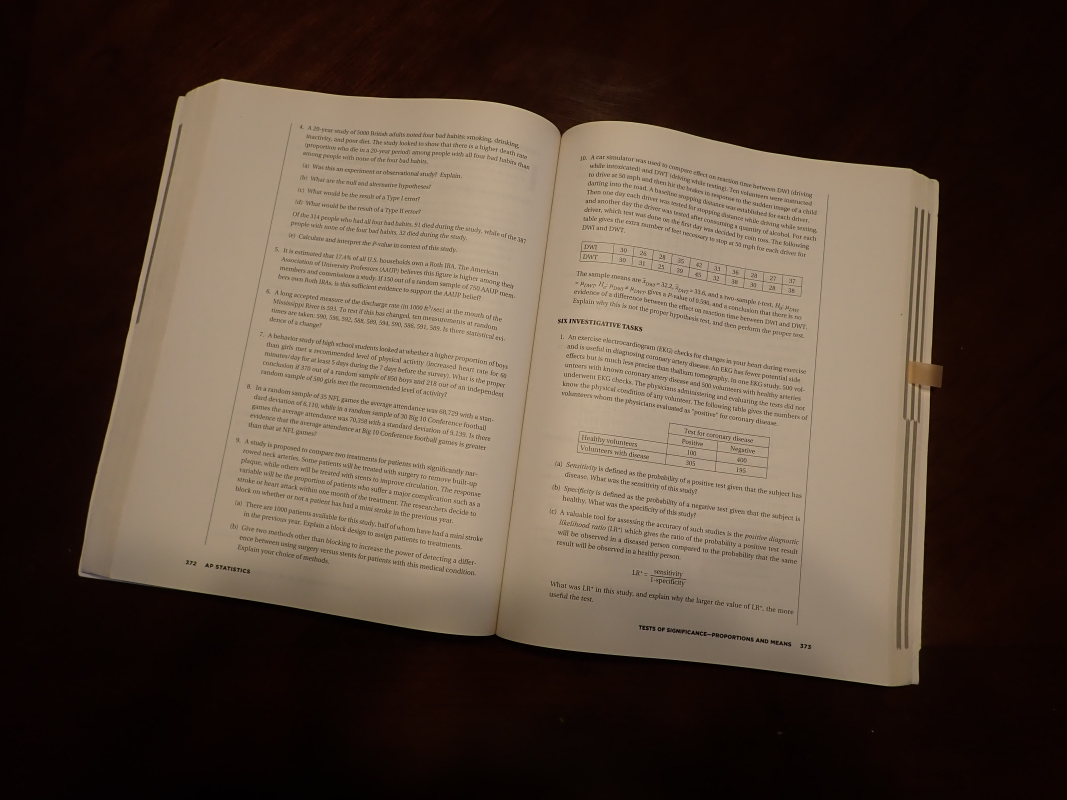
#> input picture examples/p6.JPG, 3200 x 2400 px, found by its file name (shown at 1/3 size)
$ python deskew_v2.1_Hough_Line.py
#> lines starting #> are read from the running program, lines starting #| are printed output that depends on the picture; after the words box and inside, x2 and y2 are one past the last pixel; in counts of white or black regions, pixels touching at a corner belong together
### test/flatten_page.py
import cv2
import numpy as np

def flatten_page(image):
    """
    Flatten the page by detecting a 4-corner contour and applying a perspective transform.
    If no valid 4-corner contour is found, the original image is returned.
    """
    def order_points(pts):
        """
        Order points as top-left, top-right, bottom-right, bottom-left.
        """
        rect = np.zeros((4, 2), dtype="float32")
        s = pts.sum(axis=1)
        rect[0] = pts[np.argmin(s)]
        rect[2] = pts[np.argmax(s)]
        diff = np.diff(pts, axis=1)
        rect[1] = pts[np.argmin(diff)]
        rect[3] = pts[np.argmax(diff)]
        return rect

    # Convert to grayscale, blur, and apply adaptive thresholding
    gray = cv2.cvtColor(image, cv2.COLOR_BGR2GRAY)
    gray = cv2.GaussianBlur(gray, (5, 5), 0)
    thresh = cv2.adaptiveThreshold(gray, 255, cv2.ADAPTIVE_THRESH_GAUSSIAN_C,
                                   cv2.THRESH_BINARY, 11, 2)

    # Apply morphological closing to connect regions
    kernel = cv2.getStructuringElement(cv2.MORPH_RECT, (5, 5))
    closed = cv2.morphologyEx(thresh, cv2.MORPH_CLOSE, kernel, iterations=2)

    # Find external contours
    cnts, _ = cv2.findContours(closed, cv2.RETR_EXTERNAL, cv2.CHAIN_APPROX_SIMPLE)
    if not cnts:
        return image

    # Sort contours by area (largest first)
    cnts = sorted(cnts, key=cv2.contourArea, reverse=True)

    # Look for a contour with 4 vertices
    page_contour = None
    for c in cnts:
        peri = cv2.arcLength(c, True)
        approx = cv2.approxPolyDP(c, 0.02 * peri, True)
        if len(approx) == 4:
            page_contour = approx
            break

    if page_contour is None:
        return image

    # Order the contour points and compute dimensions of the new image
    pts = order_points(page_contour.reshape(4, 2))
    widthA = np.linalg.norm(pts[2] - pts[3])
    widthB = np.linalg.norm(pts[1] - pts[0])
    maxWidth = int(max(widthA, widthB))

    heightA = np.linalg.norm(pts[1] - pts[2])
    heightB = np.linalg.norm(pts[0] - pts[3])
    maxHeight = int(max(heightA, heightB))

    # Destination points for the perspective transform
    dst = np.array([
        [0, 0],
        [maxWidth - 1, 0],
        [maxWidth - 1, maxHeight - 1],
        [0, maxHeight - 1]
    ], dtype="float32")

    # Compute and apply the perspective transform
    M = cv2.getPerspectiveTransform(pts, dst)
    warped = cv2.warpPerspective(image, M, (maxWidth, maxHeight))

    return warped

### test/deskew_v2.1_Hough_Line.py
import os
import cv2
import numpy as np
from flatten_page import flatten_page

def load_image(path):
    """Load the image from disk."""
    return cv2.imread(path)

def preprocess_image(image):
    """Convert to grayscale, equalize histogram, apply blurs, and threshold."""
    gray = cv2.cvtColor(image, cv2.COLOR_BGR2GRAY)
    gray = cv2.equalizeHist(gray)
    gray_blurred = cv2.GaussianBlur(gray, (5, 5), 0)
    gray_blurred = cv2.medianBlur(gray_blurred, 3)
    _, thresh = cv2.threshold(gray_blurred, 0, 255, cv2.THRESH_BINARY_INV + cv2.THRESH_OTSU)
    return thresh

def apply_morphology(thresh):
    """Apply morphological operations to the thresholded image."""
    kernel = cv2.getStructuringElement(cv2.MORPH_RECT, (5, 5))
    morph = cv2.morphologyEx(thresh, cv2.MORPH_CLOSE, kernel, iterations=2)
    morph = cv2.morphologyEx(morph, cv2.MORPH_OPEN, kernel, iterations=1)
    return morph

def detect_edges(morph):
    """Detect edges using the Canny algorithm."""
    return cv2.Canny(morph, 30, 200, apertureSize=3)

def detect_lines(edges):
    """Detect lines using the Hough Line Transform."""
    return cv2.HoughLinesP(edges, 1, np.pi / 180, threshold=50, minLineLength=30, maxLineGap=20)

def compute_median_angle(lines):
    """Compute the median angle of valid detected lines."""
    if lines is None:
        print("No lines detected.")
        exit()
    angles = []
    for line in lines:
        x1, y1, x2, y2 = line[0]
        angle = np.degrees(np.arctan2(y2 - y1, x2 - x1))
        if -45 < angle < 45:
            angles.append(angle)
    if not angles:
        print("No valid angles found.")
        exit()
    return np.median(angles)

def deskew_image(image, median_angle):
    """Rotate the image to correct the skew."""
    (h, w) = image.shape[:2]
    center = (w // 2, h // 2)
    M = cv2.getRotationMatrix2D(center, median_angle, 1.0)
    rotated = cv2.warpAffine(image, M, (w, h), flags=cv2.INTER_LINEAR,
                             borderMode=cv2.BORDER_CONSTANT, borderValue=(255, 255, 255))
    return rotated

# [10 lines left out: function unsharp_mask, not called in this run]

def display_image(window_title, image, width, height):
    """Display the image in a window with a set size."""
    cv2.namedWindow(window_title, cv2.WINDOW_NORMAL)
    cv2.resizeWindow(window_title, width, height)
    cv2.imshow(window_title, image)
    cv2.waitKey(0)
    cv2.destroyAllWindows()

def save_result(image, original_path):
    """
    Save the result image in a "/bookscanner/results" folder using the same file name as the original.
    """
    filename = os.path.basename(original_path)
    results_folder = os.path.join("bookscanner", "results")
    os.makedirs(results_folder, exist_ok=True)
    save_path = os.path.join(results_folder, filename)
    cv2.imwrite(save_path, image)
    print("Result saved as:", save_path)

def main():
    image_path = r'C:\Users\james\OneDrive\Documents\Coding\Bookscanner\bookscanner\examples\p6.jpg'
    # Load image
    image = load_image(image_path)
#> in load_image, returned value is the input picture: shape (2400, 3200, 3); mean B, G, R 58.7, 71.2, 86.8

    SCALE = 0.3
    # Get the dimensions
    height, width = image.shape[:2]  # Extract only height and width, ignore channels
    # Scale the preview width and height
    p_width = int(width * SCALE)  # Convert to integer
    p_height = int(height * SCALE)  # Convert to integer

    # Preprocess image (grayscale, equalize, blur, threshold)
    thresh = preprocess_image(image)
#> in preprocess_image, `_, thresh = cv2.threshold(gray_blurred, 0, 255, cv2.THRESH_BINARY_INV ..`:
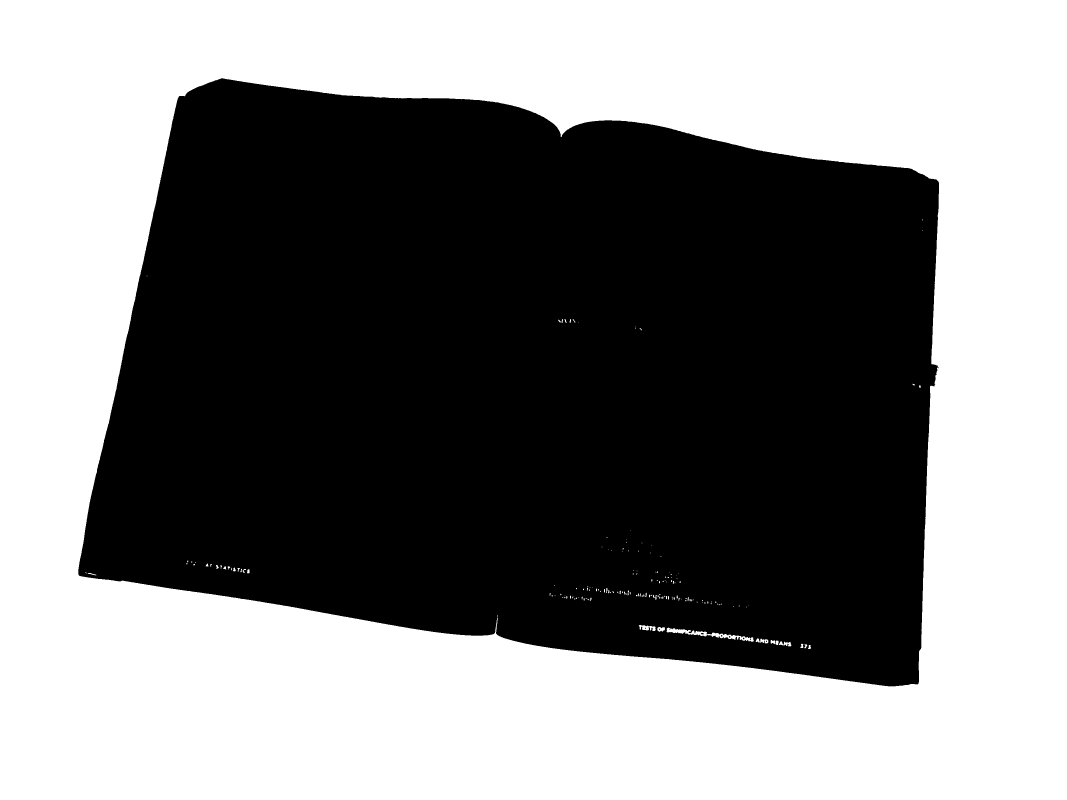
#> thresh: shape (2400, 3200) (shown at 1/3 size); 51.1% white; 11 black regions (9 under 20 px), largest, box (x1, y1, x2, y2) and area: (235, 235, 2817, 2059) 3757346, (2103, 1899, 2111, 1903) 29
    display_image('Threshold (Otsu)', thresh, p_width, p_height)

    # Morphological operations
    morph = apply_morphology(thresh)

    # Edge detection
    edges = detect_edges(morph)
#> in detect_edges, `return cv2.Canny(morph, 30, 200, apertureSize=3)`:
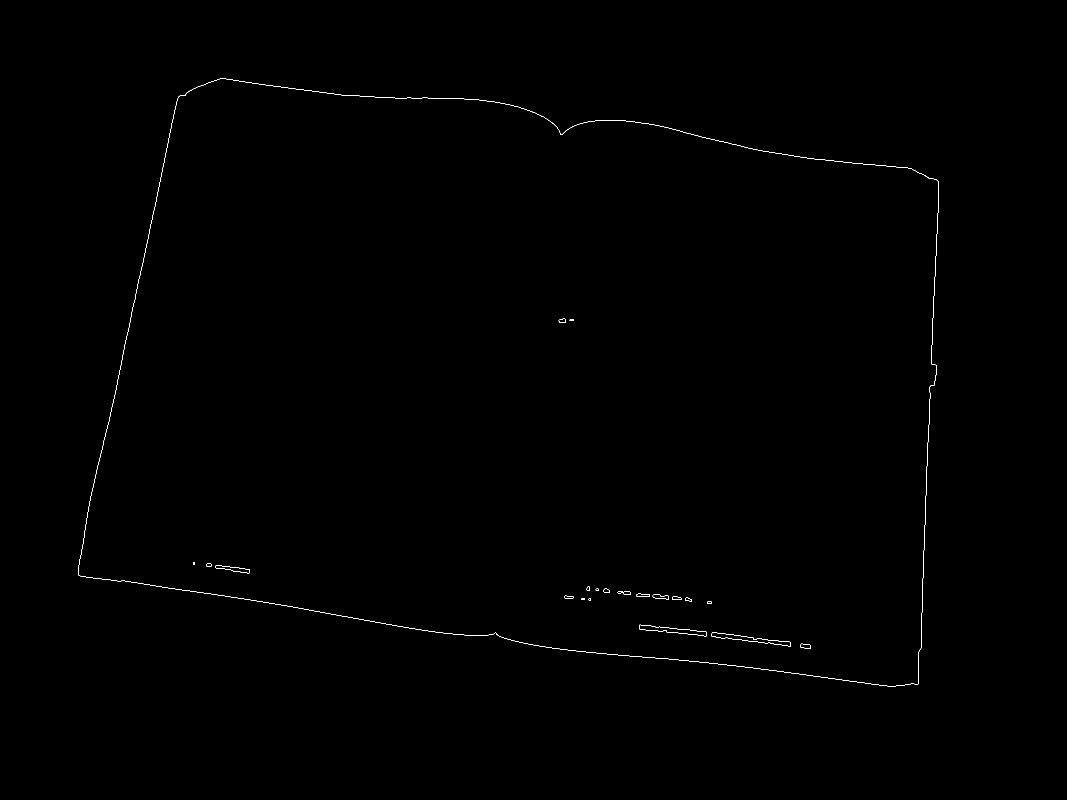
#> returned value: shape (2400, 3200) (shown at 1/3 size); 0.13% white in thin lines or dots, all inside (x1, y1, x2, y2) = (234, 235, 2817, 2059)
    display_image('Canny Edges', edges, p_width, p_height)

    # Hough Line Transform
    lines = detect_lines(edges)
#> lines = 66 rows, first 6: [321, 1286, 339, 1205], [2763, 1921, 2784, 1313], [738, 1797, 1175, 1874], [325, 1272, 366, 1079], [2126, 1988, 2412, 2023], [366, 1074, 381, 1003]

    # DEBUGGING Visualize detected lines
    #
    line_img = image.copy()
    if lines is not None:
        for line in lines:
            x1, y1, x2, y2 = line[0]
            length = np.sqrt((x2 - x1)**2 + (y2 - y1)**2)
            if length > 100:  # Minimum line length threshold
                cv2.line(line_img, (x1, y1), (x2, y2), (0, 255, 0), 2)
#> this loop made 66 passes
#> (x1, y1, x2, y2, length) on passes 1 to 8: (321, 1286, 339, 1205, 82.98), (2763, 1921, 2784, 1313, 608.4), (738, 1797, 1175, 1874, 443.7), (325, 1272, 366, 1079, 197.3), (2126, 1988, 2412, 2023, 288.1), (366, 1074, 381, 1003, 72.57), (2033, 1979, 2067, 1983, 34.23), (2798, 955, 2815, 612, 343.4)
    display_image('Detected Lines', line_img, p_width, p_height)

    # Compute the median angle from valid lines
    median_angle = compute_median_angle(lines)
#> the loop in compute_median_angle, `for line in lines:` made 66 passes
#> (x1, y1, x2, y2, angle) on passes 1 to 8: (321, 1286, 339, 1205, -77.47), (2763, 1921, 2784, 1313, -88.02), (738, 1797, 1175, 1874, 9.99), (325, 1272, 366, 1079, -78.01), (2126, 1988, 2412, 2023, 6.98), (366, 1074, 381, 1003, -78.07), (2033, 1979, 2067, 1983, 6.71), (2798, 955, 2815, 612, -87.16)
#> after the loop in compute_median_angle, `for line in lines:`: angles = 47 values, max 13.63 at index 15, min -20.94 at index 38, mean 6.3
#> median_angle = 6.98

    # Deskew image based on median angle
    rotated = deskew_image(image, median_angle)
#> in deskew_image, `M = cv2.getRotationMatrix2D(center, median_angle, 1.0)`: M = [[0.993, 0.122, -134], [-0.122, 0.993, 203.4]]

    # Sharpen the rotated image using Unsharp Masking
    # Ava - without shapen we can remove the "halo" around hte word.
    #sharpened = unsharp_mask(rotated, kernel_size=(9, 9), sigma=2.0, amount=2.0)


    flatten_img = flatten_page(rotated)
#> in flatten_page, `thresh = cv2.adaptiveThreshold(gray, 255, cv2.ADAPTIVE_THRESH_GAUSSIAN..`:
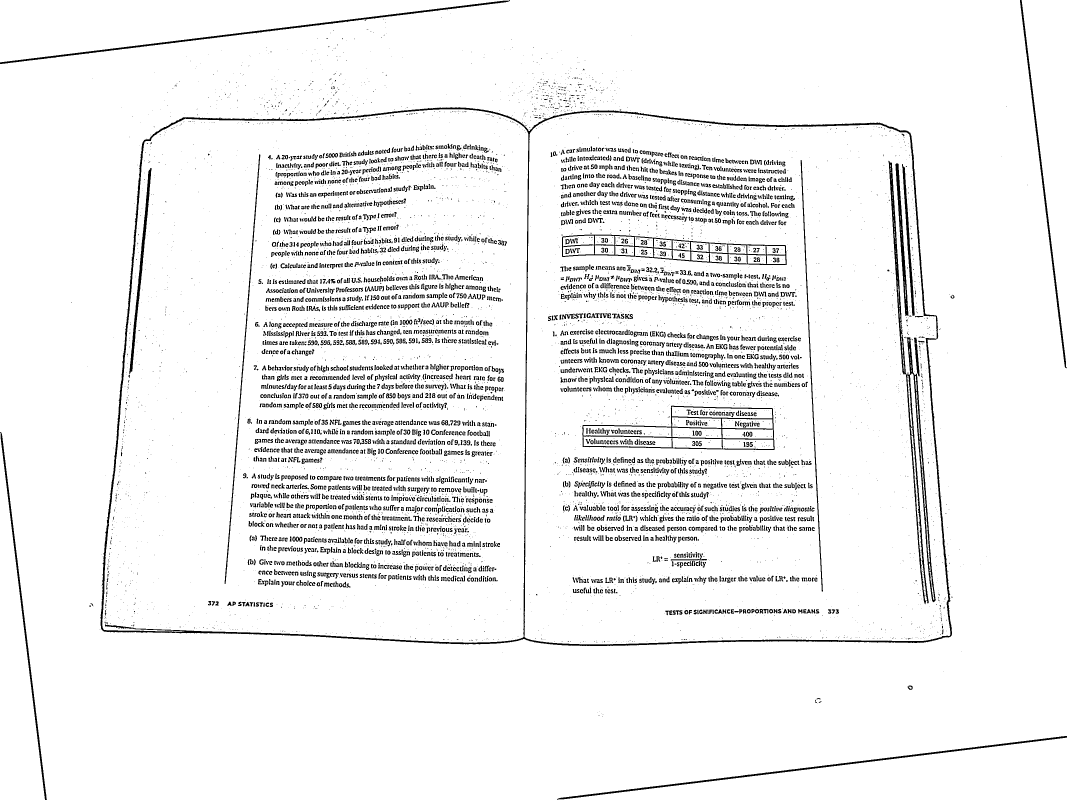
#> thresh: shape (2400, 3200) (shown at 1/3 size); 94.4% white; 9871 black regions (5791 under 20 px), largest, box (x1, y1, x2, y2) and area: (301, 322, 2856, 1938) 46421, (2665, 482, 2807, 1813) 17211, (0, 0, 1530, 192) 8301
#> in flatten_page, `kernel = cv2.getStructuringElement(cv2.MORPH_RECT, (5, 5))`: kernel = [[1, 1, 1, 1, 1], [1, 1, 1, 1, 1], [1, 1, 1, 1, 1], [1, 1, 1, 1, 1], [1, 1, 1, 1, 1]]
#> in flatten_page, `closed = cv2.morphologyEx(thresh, cv2.MORPH_CLOSE, kernel, iterations=2)`:
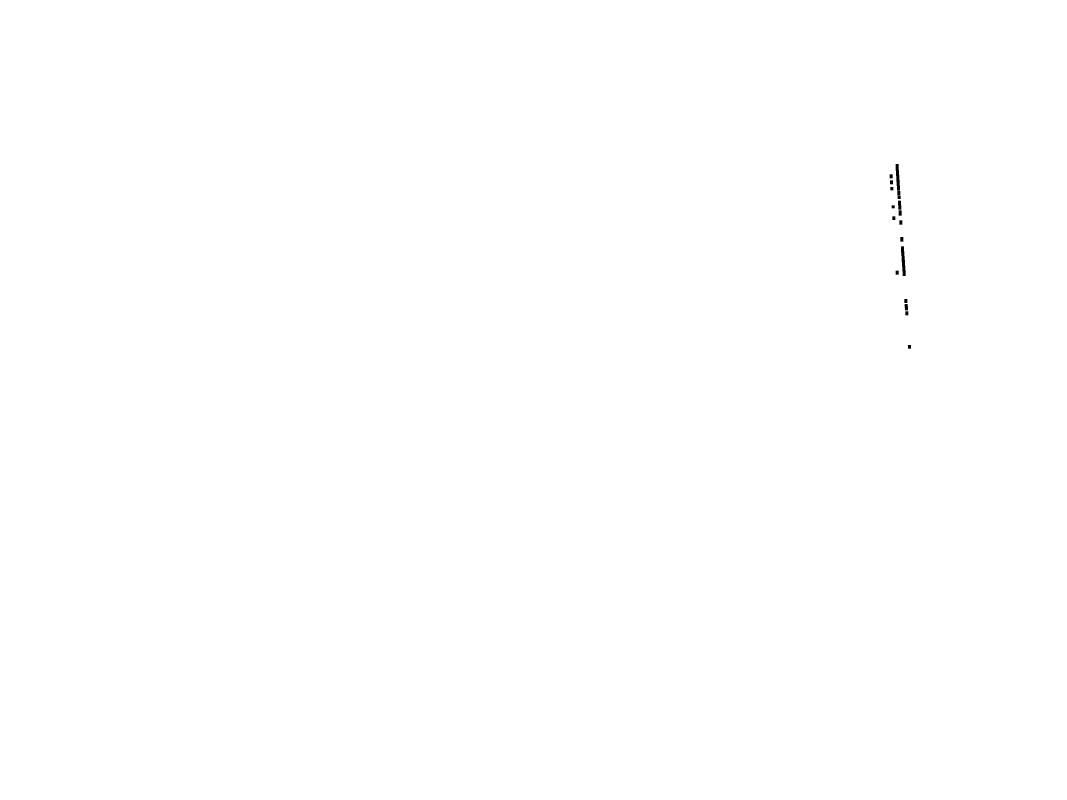
#> closed: shape (2400, 3200) (shown at 1/3 size); 100% white; 18 black regions, largest, box (x1, y1, x2, y2) and area: (2703, 739, 2717, 828) 817, (2687, 492, 2700, 572) 731, (2694, 602, 2704, 629) 243
#> in flatten_page, `cnts, _ = cv2.findContours(closed, cv2.RETR_EXTERNAL, cv2.CHAIN_APPROX..`: cnts = [[[0, 0], [0, 2399], [3199, 2399], [3199, 0]]]
#> the loop in flatten_page, `for c in cnts:` made 1 pass
#> (peri, page_contour) on pass 1: (11196, [[0, 0], [0, 2399], [3199, 2399], [3199, 0]])
#> in order_points, `s = pts.sum(axis=1)`: s = [0, 2399, 5598, 3199]
#> in order_points, `diff = np.diff(pts, axis=1)`: diff = [0, 2399, -800, -3199]
#> in flatten_page, `pts = order_points(page_contour.reshape(4, 2))`: pts = [[0, 0], [3199, 0], [3199, 2399], [0, 2399]]
#> in flatten_page, `widthA = np.linalg.norm(pts[2] - pts[3])`: widthA = 3199
#> in flatten_page, `heightA = np.linalg.norm(pts[1] - pts[2])`: heightA = 2399
#> in flatten_page, `dst = np.array([ [0, 0], [maxWidth - 1, 0], [maxWidth - 1, maxHeight -..`: dst = [[0, 0], [3198, 0], [3198, 2398], [0, 2398]]
#> in flatten_page, `M = cv2.getPerspectiveTransform(pts, dst)`: M = [[1, 0, 0], [0, 1, 0], [0, -5.93e-20, 1]]

    result_img = flatten_img
    # Save the result image in the "../Bookscanner/bookscanner/results" folder
    save_result(result_img, image_path)
    # Display the final result
    display_image('Result Image', result_img, p_width, p_height)

if __name__ == "__main__":
    main()
